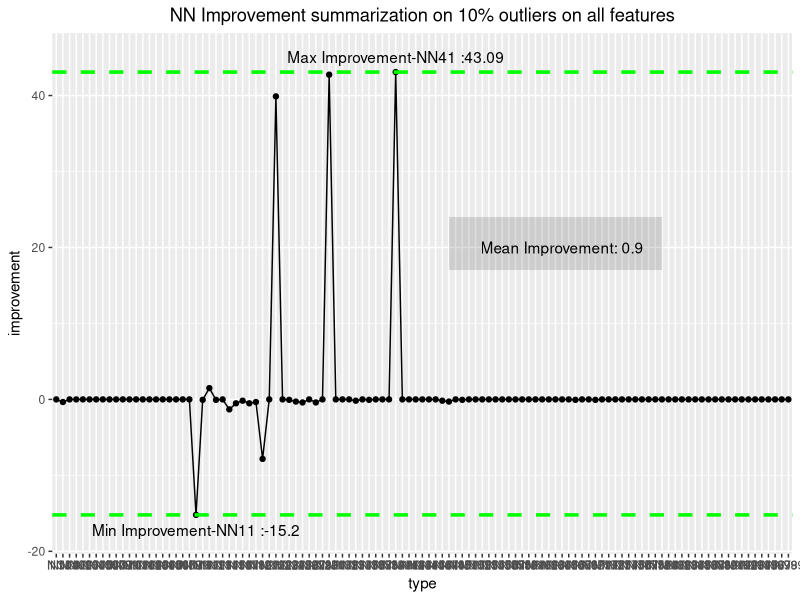
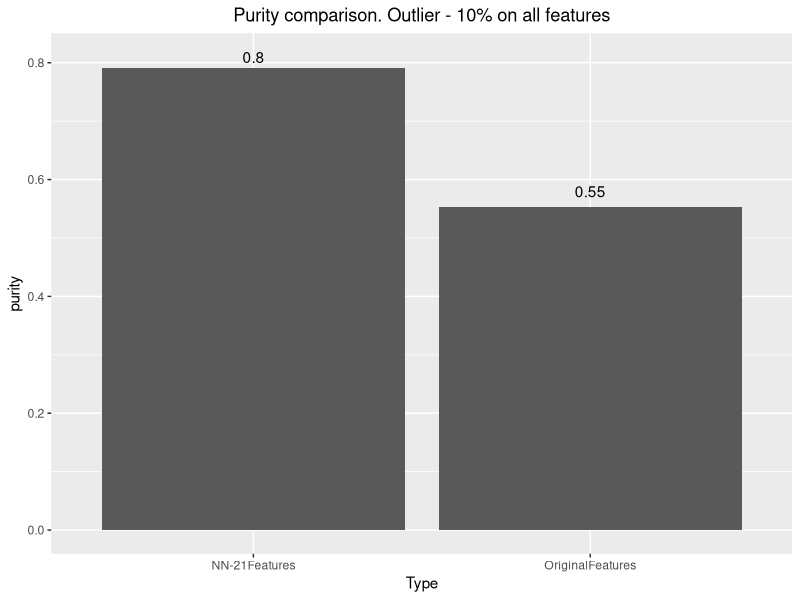

R code for these plots, in order:
setwd("D:/Spring 2018/STA/Project/newcode/expt2/")
data = read.csv("results/tanh_voice_results.csv")

getname = function(x){
  split = unlist(strsplit(as.character(x), "_"))
  string = paste(trimws(split[1], "both"),
                 trimws(split[2], "both"), trimws(split[3], "both"), sep = "")
  return(string)
}
data$type = sapply(data$type, function(x) ifelse(x == "NormalClustering", "NC", getname(x)))



library(ggplot2)
ggplot(data, aes(x=type, y=improvement, group=1)) +
  geom_line()+
  geom_point() + 
  geom_hline(yintercept = max(data$improvement), color = "green", linetype = "dashed", size = 1.2) +
  annotate("text", label = paste("Max Improvement-", data$type[grep(max(data$improvement), data$improvement)[1]], " :", 
                                 round(max(data$improvement),2), sep = ""), 
           x = data$type[grep(max(data$improvement), data$improvement)[1]], 
           y = max(data$improvement)+2, color = "black")+
  geom_hline(yintercept = min(data$improvement[1:nrow(data)]), color = "green", linetype = "dashed", size = 1.2) +
  annotate("text", label =  paste("Min Improvement-", data$type[grep(min(data$improvement), data$improvement)[1]], " :", 
                                  round(min(data$improvement),2), sep = ""),
           x = data$type[grep(min(data$improvement[1:nrow(data)]), data$improvement)[1]], 
           y = min(data$improvement[1:nrow(data)])-2, color = "black") + 
  ggtitle("NN Improvement summarization on 10% outliers on all features") + theme(plot.title = element_text(hjust = 0.5))+
  annotate("rect", xmin = "NN48", xmax = "NN81", ymin = 17, ymax = 24,
           alpha = .2) + annotate("text", label = paste("Mean Improvement: ", round(mean(data$improvement[2:nrow(data)]), 2), sep = ""),
                                  x = "NN65", y = 20)



purity = c(data$purity[1], max(data$purity))
Type = c("OriginalFeatures", "NN-21Features")
plot_data = data.frame(Type, purity)
ggplot(plot_data, aes(x = Type, y = purity, group = 1)) + 
  geom_histogram(stat = "identity")+
  ggtitle("Purity comparison. Outlier - 10% on all features")+ theme(plot.title = element_text(hjust = 0.5))+
  annotate("text", label =  paste("0.8"),
           x = "NN-21Features", 
           y = 0.81, color = "black")+
  annotate("text", label =  paste("0.55"),
           x = "OriginalFeatures", 
           y = 0.58, color = "black")

